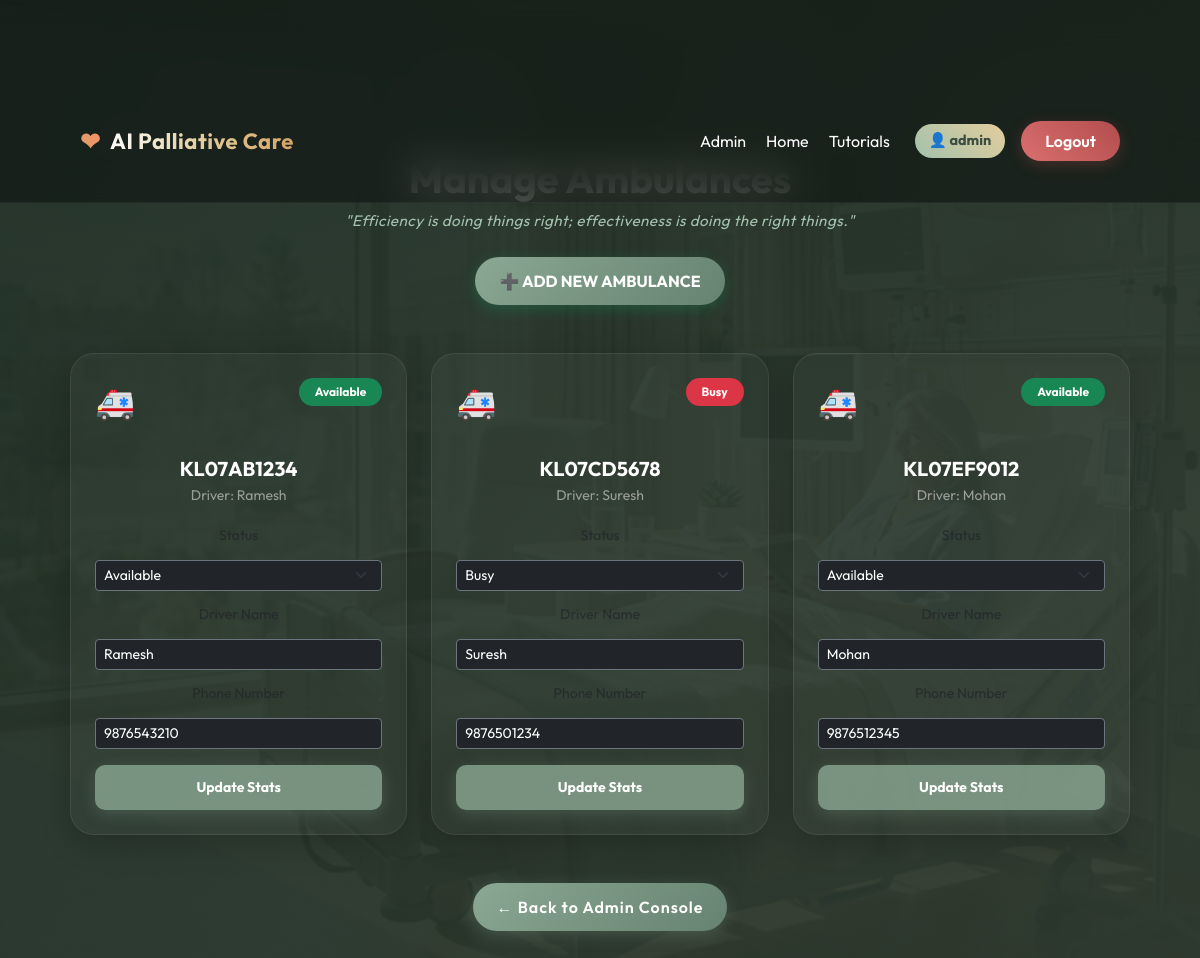
/manage_ambulances (signed in), run on the app's committed database.
### tables this page shows
CREATE TABLE ambulances(
        id INTEGER PRIMARY KEY AUTOINCREMENT,
        vehicle_no TEXT,
        driver TEXT,
        phone TEXT,
        status TEXT DEFAULT 'Available'
    );

### app.py (the view)
@app.route("/manage_ambulances")
def manage_ambulances():
    if session.get("role") != "admin":
        return redirect("/login")
    conn = get_db()
    ambulances = conn.execute("SELECT * FROM ambulances").fetchall()
    conn.close()
    return render_template("admin_manage_ambulances.html", ambulances=ambulances)

### app.py (called while the page is built)
@app.after_request
def add_header(response):
    response.cache_control.no_store = True
    response.cache_control.no_cache = True
    response.cache_control.must_revalidate = True
    response.cache_control.max_age = 0
    return response

def get_db():
    conn = sqlite3.connect(DB)
    conn.row_factory = sqlite3.Row
    return conn

### templates/admin_manage_ambulances.html (shortened to what this page needs)
{% extends "base.html" %}
{% block content %}
<div class="container py-4">
    <div class="text-center mb-5">
        <h2 class="fw-bold text-white mb-2" style="text-shadow: 0 4px 10px rgba(0,0,0,0.3); font-size: 2.5rem;">Manage Ambulances</h2>
        <div class="mx-auto" style="max-width: 600px; font-style: italic; color: #a3c1ad; font-size: 0.95rem; letter-spacing: 0.5px;">
            "Efficiency is doing things right; effectiveness is doing the right things."
        </div>
        <button class="btn btn-success mt-4 fw-bold px-4" style="border-radius: 30px; box-shadow: 0 4px 15px rgba(25, 135, 84, 0.4);" data-bs-toggle="modal" data-bs-target="#addAmbulanceModal">➕ ADD NEW AMBULANCE</button>
    </div>
    <div class="row g-4 justify-content-center">
        {% for amb in ambulances %}
        <div class="col-md-4">
            <div class="dashboard-card p-4">
                <div class="d-flex justify-content-between align-items-start mb-3">
                    <div class="icon" style="font-size: 2rem;">🚑</div>
                    <span class="badge {% if amb.status == 'Available' %}bg-success{% else %}bg-danger{% endif %} rounded-pill px-3 py-2">
                        {{ amb.status }}
                    </span>
                </div>
                <h5 class="fw-bold text-white mb-1">{{ amb.vehicle_no }}</h5>
                <p class="text-white-50 small mb-3">Driver: {{ amb.driver }}</p>
                <form action="/update_ambulance/{{ amb.id }}" method="POST">
                    <div class="mb-2">
                        <label class="form-label small text-muted mb-1">Status</label>
                        <select name="status" class="form-select form-select-sm bg-dark text-white border-secondary">
                            <option value="Available" {% if amb.status == 'Available' %}selected{% endif %}>Available</option>
                            <option value="Busy" {% if amb.status == 'Busy' %}selected{% endif %}>Busy</option>
                        </select>
                    </div>
                    <div class="mb-2">
                        <label class="form-label small text-muted mb-1">Driver Name</label>
                        <input type="text" name="driver" class="form-control form-control-sm bg-dark text-white border-secondary" value="{{ amb.driver }}" required>
                    </div>
                    <div class="mb-3">
                        <label class="form-label small text-muted mb-1">Phone Number</label>
                        <input type="text" name="phone" class="form-control form-control-sm bg-dark text-white border-secondary" value="{{ amb.phone }}" required>
                    </div>
                    <button type="submit" class="btn btn-sm w-100 fw-bold" style="background: rgba(139, 168, 148, 0.8); color: white; border-radius: 10px;">
                        Update Stats
                    </button>
                </form>
            </div>
        </div>
        {% endfor %}
    </div>
    <div class="text-center mt-5">
        <a href="/admin_dashboard" class="btn btn-outline-light px-4" style="border-radius: 30px; letter-spacing: 1px;">← Back to Admin Console</a>
    </div>
</div>
{% endblock %}

### static/css/style.css (style rules this page uses)
body { font-family: 'Outfit', sans-serif; margin: 0; background: linear-gradient(135deg, rgba(30, 45, 35, 0.96), rgba(46, 59, 49, 0.94)), url('../images/real_ward.png') center/cover fixed; color: #fdfdfd; min-height: 100vh; overflow-x: hidden; }
.container { padding: 20px; padding-top: 100px; text-align: center; }
.icon { font-size: 40px; margin-bottom: 10px; color: #a3c1ad; }
.btn { background: linear-gradient(135deg, #8ba894, #668270); padding: 12px 25px; border: none; color: white; border-radius: 30px; text-decoration: none; cursor: pointer; font-weight: 600; transition: all 0.3s ease; box-shadow: 0 4px 15px rgba(102, 130, 112, 0.4); }
input, select { width: 100%; padding: 10px; margin: 10px 0; box-sizing: border-box; }
.dashboard-card { position: relative; background: rgba(255, 255, 255, 0.03); border: 1px solid rgba(255, 255, 255, 0.08); border-radius: 24px; backdrop-filter: blur(12px); -webkit-backdrop-filter: blur(12px); color: white; padding: 28px; transition: all 0.5s cubic-bezier(0.2, 1, 0.3, 1); box-shadow: 0 8px 32px rgba(0, 0, 0, 0.2); }
.dashboard-card .icon { font-size: 44px; margin-bottom: 15px; transition: 0.5s ease; }

### data on the page
ambulances: status "Available", vehicle_no "KL07AB1234", driver "Ramesh", phone "9876543210"
ambulances: status "Busy", vehicle_no "KL07CD5678", driver "Suresh", phone "9876501234"
ambulances: status "Available", vehicle_no "KL07EF9012", driver "Mohan", phone "9876512345"

### other printed values
{{ session["user"] }} "admin"
